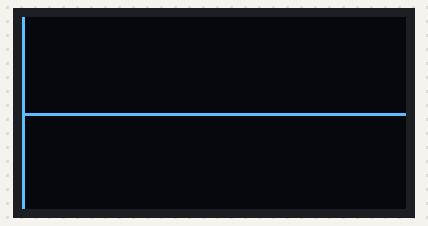
Recording of a sketch running on a simulated ESP32. Shown: 128×64 one-colour display.

Above: at 0.21 s.
At 1.17 s:
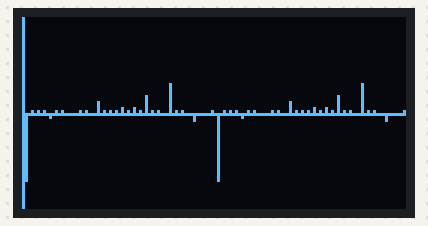
At 2.4 s:
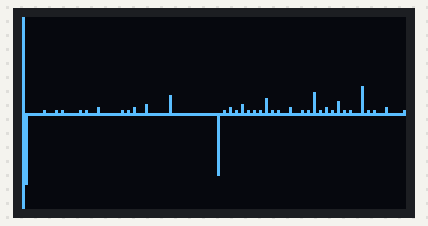

The sketch:

freq_demo2.ino
```cpp
// Include the libraries for ESP32 and OLED display
#include <Arduino.h>
#include <Wire.h>
#include <Adafruit_GFX.h>
#include <Adafruit_SSD1306.h>

// Define the OLED display width and height
#define SCREEN_WIDTH 128
#define SCREEN_HEIGHT 64

// Create an OLED display object
Adafruit_SSD1306 display(SCREEN_WIDTH, SCREEN_HEIGHT, &Wire, -1);

// Define the input buffer size and the sample rate
#define BUFFER_SIZE 64
#define SAMPLE_RATE 1000

// Define the input buffer array and the index variable
int input_buffer[BUFFER_SIZE];
int buffer_index = 0;

// Define the output buffer array
int output_buffer[BUFFER_SIZE];

// Define the maximum and minimum values of the output buffer
int max_value = 0;
int min_value = 0;

/**
 * Performs Fast Walsh-Hadamard Transform (FWHT).
 * O(N log N) complexity instead of O(N^2).
 */
void fwht(int* a, int n) {
  for (int len = 1; len < n; len <<= 1) {
    for (int i = 0; i < n; i += 2 * len) {
      for (int j = 0; j < len; j++) {
        int u = a[i + j];
        int v = a[i + len + j];
        a[i + j] = u + v;
        a[i + len + j] = u - v;
      }
    }
  }
}

// Define a function to perform the Hadamard transform on the input buffer
void hadamard_transform() {
  // Copy input to output buffer
  for (int i = 0; i < BUFFER_SIZE; i++) {
    output_buffer[i] = input_buffer[i];
  }

  // Apply Fast Walsh-Hadamard Transform
  fwht(output_buffer, BUFFER_SIZE);

  // Update max/min for visualization
  max_value = output_buffer[0];
  min_value = output_buffer[0];
  for (int i = 1; i < BUFFER_SIZE; i++) {
    if (output_buffer[i] > max_value) max_value = output_buffer[i];
    if (output_buffer[i] < min_value) min_value = output_buffer[i];
  }
}

// Define a function to visualize the output buffer on the OLED display
void visualize_output() {
  // Clear the display
  display.clearDisplay();
  // Draw a horizontal line at the middle of the display
  display.drawLine(0, SCREEN_HEIGHT / 2, SCREEN_WIDTH - 1, SCREEN_HEIGHT / 2, WHITE);
  // Draw a vertical line at the left of the display
  display.drawLine(0, 0, 0, SCREEN_HEIGHT - 1, WHITE);
  // Calculate the scaling factor for the output buffer values
  float scale = (max_value != min_value) ? (float)(SCREEN_HEIGHT / 2) / (max_value - min_value) : 1.0;
  // Draw the output buffer values as bars on the display
  for (int i = 0; i < BUFFER_SIZE; i++) {
    int x = i * 2 + 1; // The x coordinate of the bar
    int y = output_buffer[i] * scale + SCREEN_HEIGHT / 2; // The y coordinate of the bar
    // Draw the bar from the middle line to the y coordinate
    display.drawLine(x, SCREEN_HEIGHT / 2, x, y, WHITE);
  }
  // Display the result
  display.display();
}

// Define a function to generate a sine wave with a given frequency and amplitude
int sine_wave(int frequency, int amplitude) {
  // Calculate the phase angle based on the buffer index and the sample rate
  float angle = (float)(buffer_index * frequency * 2 * PI) / SAMPLE_RATE;
  // Calculate the sine value and scale it by the amplitude
  int value = (int)(sin(angle) * amplitude);
  // Return the value
  return value;
}

// Define the setup function
void setup() {
  // Initialize the serial monitor
  Serial.begin(115200);
  // Initialize the OLED display
  if (!display.begin(SSD1306_SWITCHCAPVCC, 0x3C)) {
    Serial.println("OLED display initialization failed");
    while (true);
  }
}

// Define the loop function
void loop() {
  // Generate two sine waves with different frequencies and amplitudes and add them to the input buffer
  int wave1 = sine_wave(10, 100); // A sine wave with 10 Hz frequency and 100 amplitude
  int wave2 = sine_wave(20, 50); // A sine wave with 20 Hz frequency and 50 amplitude
  int value = wave1 + wave2; // The sum of the two waves
  input_buffer[buffer_index] = value; // Store the value in the input buffer
  // Increment the buffer index and wrap it around if it reaches the buffer size
  buffer_index++;
  if (buffer_index == BUFFER_SIZE) {
    buffer_index = 0;
  }
  // Perform the Hadamard transform on the input buffer
  hadamard_transform();
  // Visualize the output buffer on the OLED display
  visualize_output();
  // Wait for a short delay
  delay(10);
}
```
